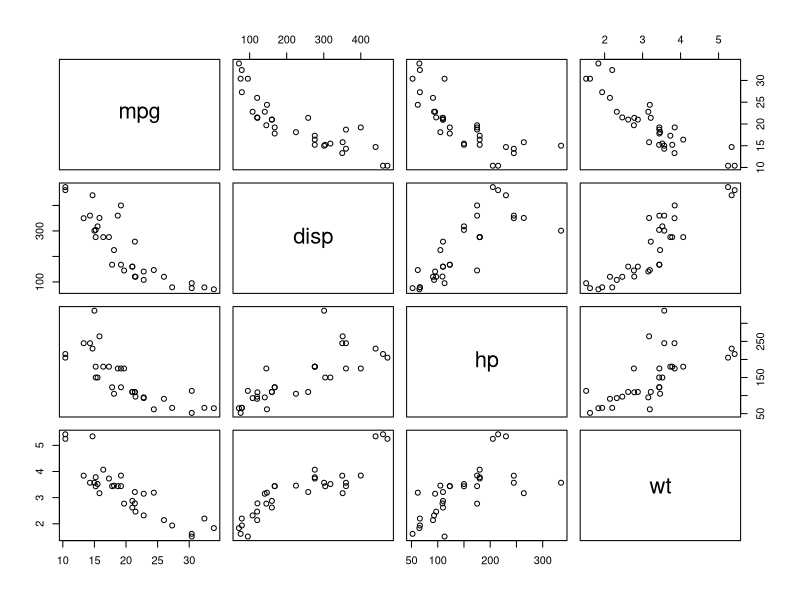

The R source for this figure:
## ---- chunk 1
knitr::opts_chunk$set(echo = TRUE)
## ---- chunk 2
attach(mtcars)
subset_mtcars <- mtcars[,c("mpg","disp","hp","wt")]

head(subset_mtcars)
plot(subset_mtcars)

## ---- chunk 3
summary(lm(mpg~ disp+hp, data = mtcars))

## ---- chunk 4
reduced <- lm(mpg~ disp + hp , data = mtcars)
summary(reduced)

full <- lm(mpg~ disp + hp + wt , data = mtcars)
summary(full)


# Apply Anova to both models

anova(reduced, full)


